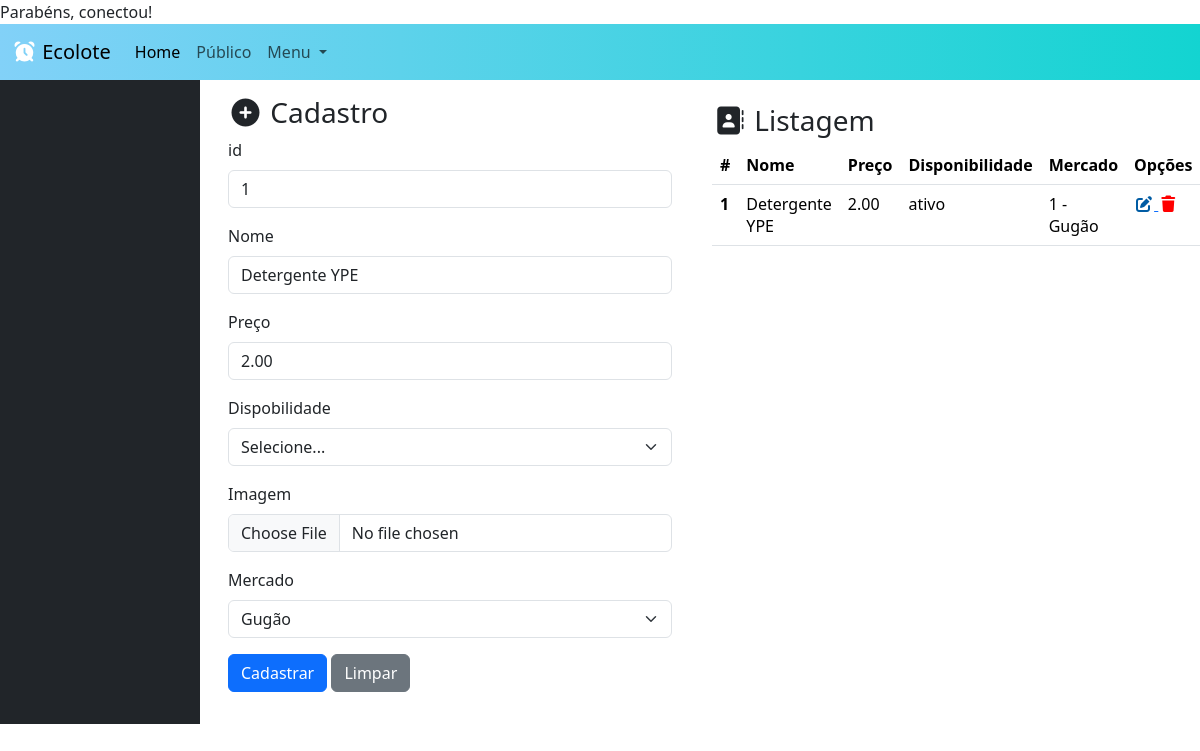
Screenshot of /produto.php?id=1 (signed in) with the database file from the repository.
### tables this page shows
CREATE TABLE produto(
    id INT PRIMARY KEY AUTO_INCREMENT,
    nome VARCHAR(120),
    preco DECIMAL(10,2),
    disponibilidade VARCHAR(30) NOT NULL,
    imagem VARCHAR(255),
    mercado_id INT NOT NULL,
    FOREIGN KEY (mercado_id) REFERENCES mercado(id)
);

CREATE TABLE mercado (
    id INT PRIMARY KEY AUTO_INCREMENT,
    nome VARCHAR(120) NOT NULL,
    cnpj VARCHAR(20) NOT NULL,
    email VARCHAR(120) NOT NULL,
    senha VARCHAR(120) NOT NULL,
    endereco VARCHAR(200) NOT NULL,
    telefone VARCHAR(20) NOT NULL,
    foto VARCHAR(255) NOT NULL,
    mapa VARCHAR(20)
);

### produto.php (the view, shortened to what this page needs)
<?php
  include './backend/conexao.php';
  $destino = "./backend/produto/inserir.php";
  if(!empty($_GET['id'])){
    $id = $_GET['id'];
    $sql = "SELECT * FROM produto WHERE id='$id' ";
    $dados = mysqli_query($conexao, $sql);
    $produtos = mysqli_fetch_assoc($dados);
    $destino = "./backend/produto/alterar.php";
  }
?>
<!doctype html>
<html lang="pt-br">
  <head>
    <link href="https://cdn.jsdelivr.net/npm/bootstrap@5.3.8/dist/css/bootstrap.min.css" rel="stylesheet">
    <link rel="stylesheet" href="./assets/estilo.css">
    <link rel="stylesheet" href="https://cdnjs.cloudflare.com/ajax/libs/font-awesome/7.0.1/css/all.min.css" />
    <link rel="stylesheet" href="https://cdn.datatables.net/2.3.7/css/dataTables.dataTables.css" />
</head>
  <body>
   <nav class="navbar navbar-expand-lg corbarra">
  <div class="container-fluid">
    <a class="navbar-brand" href="#"> <i class="fa-solid fa-alarm-clock" style="color: rgb(255, 255, 255);"></i> Ecolote </a>
    <div class="collapse navbar-collapse" id="navbarSupportedContent">
      <ul class="navbar-nav me-auto mb-2 mb-lg-0">
        <li class="nav-item">
          <a class="nav-link active" aria-current="page" href="#">Home</a>
        </li>
        <li class="nav-item">
          <a class="nav-link" href="#">Público</a>
        </li>
        <li class="nav-item dropdown">
          <a class="nav-link dropdown-toggle" href="#" role="button" data-bs-toggle="dropdown" aria-expanded="false">
            Menu
          </a>
        </li>
      </ul>
    </div>
  </div>
</nav>
   <div class="container-fluid">
        <div class="row">
            <div class="col-md-2 bg-dark">
            </div>
            <div class="col-md-5">
              <form action="<?=$destino?>" method="post" class="p-3">
                <h3> <i class="fa-solid fa-circle-plus"></i> Cadastro </h3>
                 <div class="mb-3">
                    <label class="form-label"> id </label>
                    <input value="<?php echo isset($produtos) ? $produtos['id'] : "" ?>" type="text" name="id" class="form-control" readonly>
                </div>
                <div class="mb-3">
                    <label class="form-label"> Nome </label>
                    <input value="<?php echo isset($produtos) ? $produtos['nome'] : "" ?>" type="text" name="nome" class="form-control">
                </div>
                 <div class="mb-3">
                    <label class="form-label"> Preço </label>
                    <input value="<?php echo isset($produtos) ? $produtos['preco'] : "" ?>" type="text" name="preco" class="form-control">
                </div>
                <div class="mb-3">
                    <label class="form-label"> Dispobilidade </label>
                    <select class="form-select" name="disponibilidade">
                      <option value="selecione"> Selecione... </option>
                    </select>
                  </div>
                <div class="mb-3">
                    <label class="form-label"> Imagem </label>
                    <input value="<?php echo isset($produtos) ? $produtos['imagem'] : "" ?>" type="file" name="imagem" class="form-control">
                </div>
                <div class="mb-3">
                  <label class="form-label"> Mercado </label>
                    <select name="mercado" class="form-select">
                      <?php
                        $busca = mysqli_query($conexao, "SELECT * FROM mercado");
                        while($mercado = $busca->fetch_assoc()){
                      ?>
                      <?php
                     echo "<option value='{$mercado['id']}'>{$mercado['nome']}</option>";
                      ?>
                      <?php } ?>
                    </select>
                </div>
                <button type="submit" class="btn btn-primary"> Cadastrar </button>
                <button type="reset" class="btn btn-secondary"> Limpar </button>
            </form>
            </div>
            <div class="col-md-5">
              <br>
              <h3> <i class="fa-solid fa-address-book"></i> Listagem </h3>
              <table class="table" id="tabela">
              <thead>
                <tr>
                  <th scope="col">#</th>
                  <th scope="col">Nome</th>
                  <th scope="col">Preço</th>
                  <th scope="col">Disponibilidade</th>
                  <th scope="col">Mercado</th>
                  <th scope="col">Opções</th>
                </tr>
              </thead>
              <tbody>
                <?php
                  $sql = 'SELECT * FROM produto';
                  $dados = mysqli_query($conexao, $sql);
                  while($coluna = mysqli_fetch_assoc($dados)){
                ?>
                <tr>
                  <th scope="row"> <?php echo $coluna['id'] ?> </th>
                  <td> <?php echo $coluna['nome'] ?></td>
                  <td> <?php echo $coluna['preco'] ?></td>
                  <td> <?php echo $coluna['disponibilidade'] ?></td>
                  <td>
                  <?php
                  $buscamercado = mysqli_query($conexao, "SELECT * FROM mercado WHERE id=".$coluna['mercado_id']);
                  $mercado = mysqli_fetch_assoc($buscamercado);
                  echo $mercado['id'];
                  echo " - ";
                  echo $mercado['nome'];
                  ?>
                  </td>
                  <td>
                    <a href="./produto.php?id=<?=$coluna['id']?>"> <i class="fa-solid fa-pen-to-square" style="color: rgb(1, 92, 164);"></i> </a>
                    <a href="<?php echo './backend/produto/excluir.php?id='.$coluna['id'] ?>" onclick="return confirm('Deseja realmente excluir?')"> <i class="fa-solid fa-trash" style="color: rgb(255, 0, 0);"></i> </a>
                  </td>
                </tr>
              <?php } ?>
              </tbody>
            </table>
            </div>
        </div>
   </div>
</body>
</html>

### assets/estilo.css (style rules this page uses)
.corbarra { background: linear-gradient(to left, rgb(19, 212, 209), rgb(130, 209, 248)); }
body { margin: 0; padding: 0; }

### rows the page displays
produto: id "1", nome "Detergente YPE", preco "2.00", disponibilidade "ativo", mercado "1", mercado.nome "Gugão"

### other values shown
form field mercado "Gugão"
